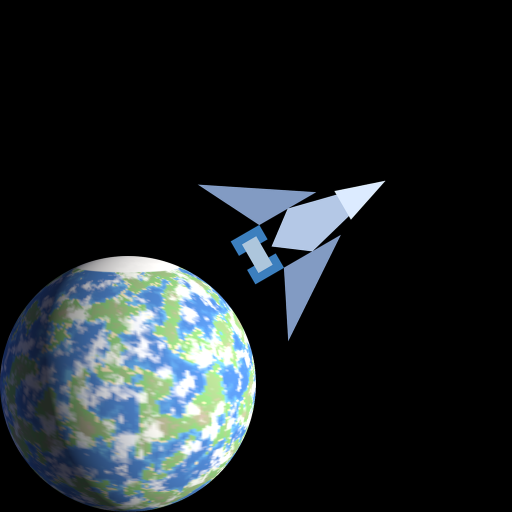
#> input picture scripts/AppIcon.png, 1024 x 1024 px (shown at 1/2 size)
$ python -i gen_wireframes.py   (imports and definitions only)
#> lines starting #> are read from the running program, lines starting #| are printed output that depends on the picture; after the words box and inside, x2 and y2 are one past the last pixel; in counts of white or black regions, pixels touching at a corner belong together
#!/usr/bin/env python3
# /// script
# requires-python = ">=3.10"
# dependencies = [
#     "numpy",
#     "pillow",
#     "pyyaml",
# ]
# ///
"""Pre-generate small military-style target wireframes for the HUD.

Outputs to assets/sprites/wireframes/:
  <ship>.png         one per ship (edge-extracted from the baked rotation atlas)
  asteroid.png       generic chunk-of-rock
  pickup.png         generic cargo canister
  planet_<type>.png  one per planet_type (procedural schematic)

Each is a bright-green line drawing with a faint inner fill on transparent — a
"targeting computer" look. Run: .venv/bin/python scripts/gen_wireframes.py
"""
import math
import os

import numpy as np
import yaml
from PIL import Image, ImageDraw, ImageFilter

HERE = os.path.dirname(os.path.abspath(__file__))
ROOT = os.path.abspath(os.path.join(HERE, ".."))
OUT = os.path.join(ROOT, "assets", "sprites", "wireframes")
# [1 line not run here, left out]

SIZE = 96
GREEN = (90, 255, 180)
LINE = GREEN + (210,)   # slightly translucent for a lighter, less-bold line
FILL = GREEN + (42,)


# ── shared helpers ───────────────────────────────────────────────────────────
def blank():
    im = Image.new("RGBA", (SIZE, SIZE), (0, 0, 0, 0))
    return im, ImageDraw.Draw(im)


def poly(d, pts, closed=True, w=1):
    p = list(pts) + ([pts[0]] if closed else [])
    d.line(p, fill=LINE, width=w, joint="curve")


# [7 lines left out: function faint_fill, not called in this run]


# ── ships: edge-extract from the baked atlas (frame 0 = nose-up idle) ─────────
def fit(rgba, pad=9):
    bb = rgba.getbbox()
    if bb:
        rgba = rgba.crop(bb)
    w, h = rgba.size
    s = (SIZE - 2 * pad) / max(w, h)
    rgba = rgba.resize((max(1, round(w * s)), max(1, round(h * s))), Image.LANCZOS)
    canvas = Image.new("RGBA", (SIZE, SIZE), (0, 0, 0, 0))
    canvas.alpha_composite(rgba, ((SIZE - rgba.width) // 2, (SIZE - rgba.height) // 2))
    return canvas


def ship_wireframe(atlas_path):
#> called with atlas_path = 'AppIcon.png'
    atlas = Image.open(atlas_path).convert("RGBA")
#> atlas is the input picture: PIL image 1024x1024 RGBA; mean R, G, B, A 28.8, 35.1, 37.7, 255
    tile = atlas.width // 8
#> tile = 128
    frame = fit(atlas.crop((0, 0, tile, tile)))           # heading-0 idle tile
#> in fit, `bb = rgba.getbbox()`: bb = (0, 0, 128, 128)
#> in fit, `canvas = Image.new("RGBA", (SIZE, SIZE), (0, 0, 0, 0))`: canvas: PIL image 96x96 RGBA; every value is 0
#> in fit, `canvas.alpha_composite(rgba, ((SIZE - rgba.width) // 2, (SIZE - rgba.h..`:
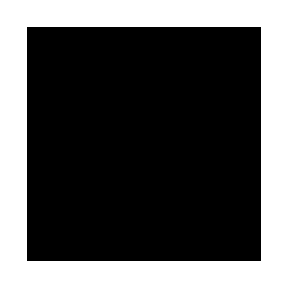
#> canvas: PIL image 96x96 RGBA (shown 3 times larger); mean R, G, B, A 0, 0, 0, 168.3; transparent parts drawn white
    a = np.array(frame)[..., 3]
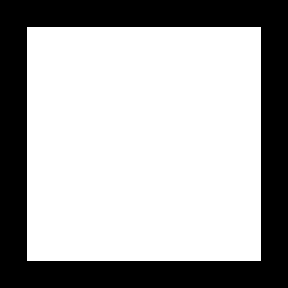
#> a: shape (96, 96) (shown 3 times larger); 66% white; 1 black region, box (x1, y1, x2, y2) and area: (0, 0, 96, 96) 3132
    mask = a > 40
    # internal edges (panel lines / ink) within the silhouette
    edges = np.array(frame.convert("L").filter(ImageFilter.FIND_EDGES))
#> edges: shape (96, 96); every value is 0
    edge_line = (edges > 38) & mask
    # silhouette boundary = mask minus its erosion
    am = Image.fromarray((mask * 255).astype("uint8"))
    er = np.array(am.filter(ImageFilter.MinFilter(3))) == 0
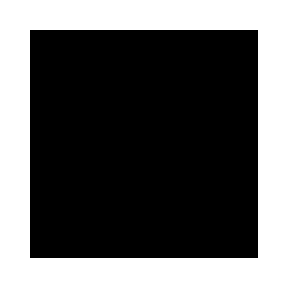
#> er: shape (96, 96) bool (shown 3 times larger); 37.3% white; 1 white region, box (x1, y1, x2, y2) and area: (0, 0, 96, 96) 3440
    boundary = mask & er
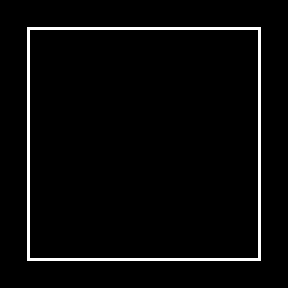
#> boundary: shape (96, 96) bool (shown 3 times larger); 3.3% white in thin lines or dots, all inside (x1, y1, x2, y2) = (9, 9, 87, 87)
    line = Image.fromarray(((edge_line | boundary) * 255).astype("uint8"))
    line = np.array(line) > 0   # crisp 1px lines (no thickening — lighter)
    out = np.zeros((SIZE, SIZE, 4), dtype="uint8")
    out[mask] = [GREEN[0], GREEN[1], GREEN[2], FILL[3]]
    out[line] = LINE
    return Image.fromarray(out, "RGBA")


# ── generic procedural schematics ────────────────────────────────────────────
# [182 lines left out: functions asteroid_wireframe, pickup_wireframe, planet_wireframe, _barrel, item_gun, item_turret and 6 more, not called in this run]


ITEM_FAMILIES = (
    ("turret", item_turret),
    ("missile", item_missile), ("javelin", item_missile), ("seeker", item_missile),
    ("goose", item_missile),
    ("mine", item_mine), ("censer", item_mine),
    ("bay", item_bay),
    ("chaingun", item_rotary), ("flak", item_rotary),
    ("mass_driver", item_heavy), ("siege", item_heavy),
    ("lure", item_pod), ("chaff", item_pod), ("flare", item_pod),
)


# [37 lines left out: functions item_wireframe, weapon_keys, main, not called in this run]


# [2 lines not run here, left out]

>>> result = ship_wireframe('AppIcon.png')
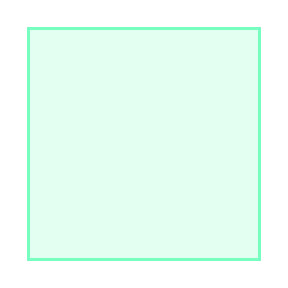
#> result: PIL image 96x96 RGBA (shown 3 times larger); mean R, G, B, A 59.4, 168.3, 118.8, 33.3; transparent parts drawn white
